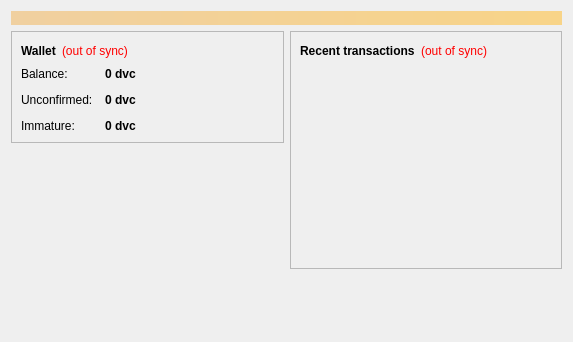
<?xml version="1.0" encoding="UTF-8"?>
<ui version="4.0">
 <class>OverviewPage</class>
 <widget class="QWidget" name="OverviewPage">
  <property name="geometry">
   <rect>
    <x>0</x>
    <y>0</y>
    <width>573</width>
    <height>342</height>
   </rect>
  </property>
  <property name="windowTitle">
   <string>Form</string>
  </property>
  <layout class="QVBoxLayout" name="topLayout">
   <item>
    <widget class="QLabel" name="labelAlerts">
     <property name="visible">
      <bool>false</bool>
     </property>
     <property name="styleSheet">
      <string notr="true">background-color: qlineargradient(x1: 0, y1: 0, x2: 1, y2: 0, stop:0 #F0D0A0, stop:1 #F8D488); color:#000000;</string>
     </property>
     <property name="wordWrap">
      <bool>true</bool>
     </property>
     <property name="margin">
      <number>3</number>
     </property>
    </widget>
   </item>
   <item>
    <layout class="QHBoxLayout" name="horizontalLayout" stretch="1,1">
     <item>
      <layout class="QVBoxLayout" name="verticalLayout_2">
       <item>
        <widget class="QFrame" name="frame">
         <property name="frameShape">
          <enum>QFrame::StyledPanel</enum>
         </property>
         <property name="frameShadow">
          <enum>QFrame::Raised</enum>
         </property>
         <layout class="QVBoxLayout" name="verticalLayout_4">
          <item>
           <layout class="QHBoxLayout" name="horizontalLayout_4">
            <item>
             <widget class="QLabel" name="label_5">
              <property name="font">
               <font>
                <weight>75</weight>
                <bold>true</bold>
               </font>
              </property>
              <property name="text">
               <string>Wallet</string>
              </property>
             </widget>
            </item>
            <item>
             <widget class="QLabel" name="labelWalletStatus">
              <property name="toolTip">
               <string>The displayed information may be out of date. Your wallet automatically synchronizes with the DriveCoin network after a connection is established, but this process has not completed yet.</string>
              </property>
              <property name="styleSheet">
               <string notr="true">QLabel { color: red; }</string>
              </property>
              <property name="text">
               <string notr="true">(out of sync)</string>
              </property>
              <property name="alignment">
               <set>Qt::AlignLeading|Qt::AlignLeft|Qt::AlignVCenter</set>
              </property>
             </widget>
            </item>
            <item>
             <spacer name="horizontalSpacer_2">
              <property name="orientation">
               <enum>Qt::Horizontal</enum>
              </property>
              <property name="sizeHint" stdset="0">
               <size>
                <width>40</width>
                <height>20</height>
               </size>
              </property>
             </spacer>
            </item>
           </layout>
          </item>
          <item>
           <layout class="QFormLayout" name="formLayout_2">
            <property name="fieldGrowthPolicy">
             <enum>QFormLayout::AllNonFixedFieldsGrow</enum>
            </property>
            <property name="horizontalSpacing">
             <number>12</number>
            </property>
            <property name="verticalSpacing">
             <number>12</number>
            </property>
            <item row="0" column="0">
             <widget class="QLabel" name="label">
              <property name="text">
               <string>Balance:</string>
              </property>
             </widget>
            </item>
            <item row="0" column="1">
             <widget class="QLabel" name="labelBalance">
              <property name="font">
               <font>
                <weight>75</weight>
                <bold>true</bold>
               </font>
              </property>
              <property name="cursor">
               <cursorShape>IBeamCursor</cursorShape>
              </property>
              <property name="toolTip">
               <string>Your current balance</string>
              </property>
              <property name="text">
               <string notr="true">0 dvc</string>
              </property>
              <property name="textInteractionFlags">
               <set>Qt::LinksAccessibleByMouse|Qt::TextSelectableByKeyboard|Qt::TextSelectableByMouse</set>
              </property>
             </widget>
            </item>
            <item row="1" column="0">
             <widget class="QLabel" name="label_3">
              <property name="text">
               <string>Unconfirmed:</string>
              </property>
             </widget>
            </item>
            <item row="1" column="1">
             <widget class="QLabel" name="labelUnconfirmed">
              <property name="font">
               <font>
                <weight>75</weight>
                <bold>true</bold>
               </font>
              </property>
              <property name="cursor">
               <cursorShape>IBeamCursor</cursorShape>
              </property>
              <property name="toolTip">
               <string>Total of transactions that have yet to be confirmed, and do not yet count toward the current balance</string>
              </property>
              <property name="text">
               <string notr="true">0 dvc</string>
              </property>
              <property name="textInteractionFlags">
               <set>Qt::LinksAccessibleByMouse|Qt::TextSelectableByKeyboard|Qt::TextSelectableByMouse</set>
              </property>
             </widget>
            </item>
            <item row="2" column="0">
             <widget class="QLabel" name="labelImmatureText">
              <property name="text">
               <string>Immature:</string>
              </property>
             </widget>
            </item>
            <item row="2" column="1">
             <widget class="QLabel" name="labelImmature">
              <property name="font">
               <font>
                <weight>75</weight>
                <bold>true</bold>
               </font>
              </property>
              <property name="toolTip">
               <string>Mined balance that has not yet matured</string>
              </property>
              <property name="text">
               <string notr="true">0 dvc</string>
              </property>
              <property name="textInteractionFlags">
               <set>Qt::LinksAccessibleByMouse|Qt::TextSelectableByKeyboard|Qt::TextSelectableByMouse</set>
              </property>
             </widget>
            </item>
           </layout>
          </item>
         </layout>
        </widget>
       </item>
       <item>
        <spacer name="verticalSpacer">
         <property name="orientation">
          <enum>Qt::Vertical</enum>
         </property>
         <property name="sizeHint" stdset="0">
          <size>
           <width>20</width>
           <height>40</height>
          </size>
         </property>
        </spacer>
       </item>
      </layout>
     </item>
     <item>
      <layout class="QVBoxLayout" name="verticalLayout_3">
       <item>
        <widget class="QFrame" name="frame_2">
         <property name="frameShape">
          <enum>QFrame::StyledPanel</enum>
         </property>
         <property name="frameShadow">
          <enum>QFrame::Raised</enum>
         </property>
         <layout class="QVBoxLayout" name="verticalLayout">
          <item>
           <layout class="QHBoxLayout" name="horizontalLayout_2">
            <item>
             <widget class="QLabel" name="label_4">
              <property name="text">
               <string>&lt;b&gt;Recent transactions&lt;/b&gt;</string>
              </property>
             </widget>
            </item>
            <item>
             <widget class="QLabel" name="labelTransactionsStatus">
              <property name="toolTip">
               <string>The displayed information may be out of date. Your wallet automatically synchronizes with the DriveCoin network after a connection is established, but this process has not completed yet.</string>
              </property>
              <property name="styleSheet">
               <string notr="true">QLabel { color: red; }</string>
              </property>
              <property name="text">
               <string notr="true">(out of sync)</string>
              </property>
              <property name="alignment">
               <set>Qt::AlignRight|Qt::AlignTrailing|Qt::AlignVCenter</set>
              </property>
             </widget>
            </item>
            <item>
             <spacer name="horizontalSpacer">
              <property name="orientation">
               <enum>Qt::Horizontal</enum>
              </property>
              <property name="sizeHint" stdset="0">
               <size>
                <width>40</width>
                <height>20</height>
               </size>
              </property>
             </spacer>
            </item>
           </layout>
          </item>
          <item>
           <widget class="QListView" name="listTransactions">
            <property name="styleSheet">
             <string notr="true">QListView { background: transparent; }</string>
            </property>
            <property name="frameShape">
             <enum>QFrame::NoFrame</enum>
            </property>
            <property name="verticalScrollBarPolicy">
             <enum>Qt::ScrollBarAlwaysOff</enum>
            </property>
            <property name="horizontalScrollBarPolicy">
             <enum>Qt::ScrollBarAlwaysOff</enum>
            </property>
            <property name="selectionMode">
             <enum>QAbstractItemView::NoSelection</enum>
            </property>
           </widget>
          </item>
         </layout>
        </widget>
       </item>
       <item>
        <spacer name="verticalSpacer_2">
         <property name="orientation">
          <enum>Qt::Vertical</enum>
         </property>
         <property name="sizeHint" stdset="0">
          <size>
           <width>20</width>
           <height>40</height>
          </size>
         </property>
        </spacer>
       </item>
      </layout>
     </item>
    </layout>
   </item>
  </layout>
 </widget>
 <resources/>
 <connections/>
</ui>
